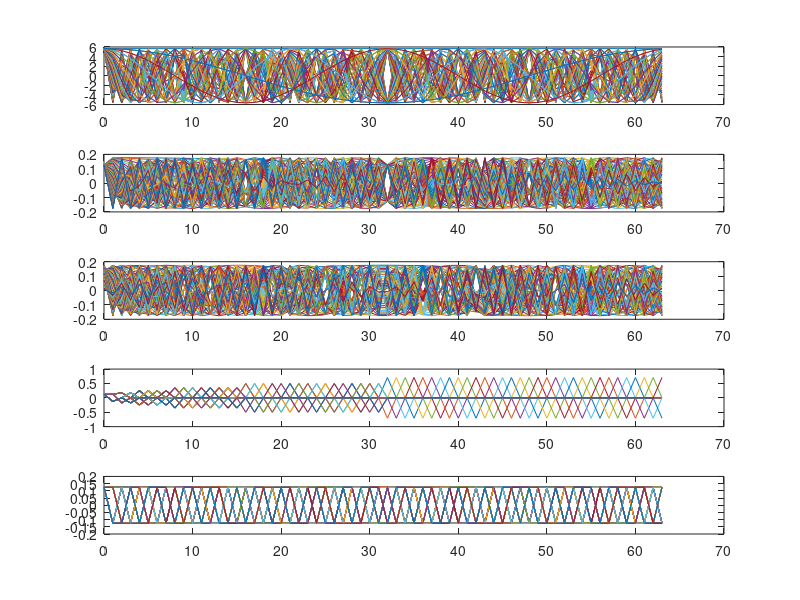
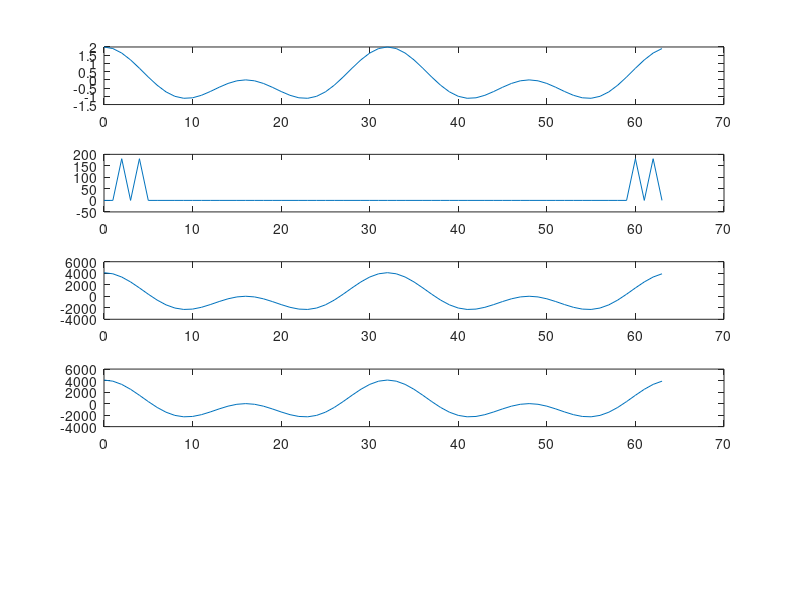
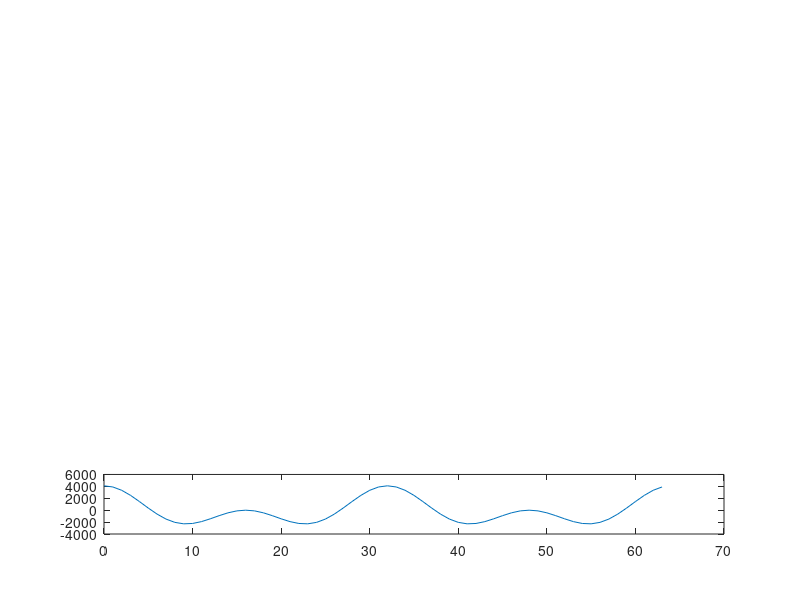

The MATLAB source for these figures, in order:
N=64;
n=0:1:N-1;
NN=2*N;

f=1/sqrt(2/N);
c=[sqrt(1/N) sqrt(2/N)*ones(1,N-1)];
s=sqrt(2/(N+1));
for (k=0:N-1)
   bf(k+1, n+1) = f * cos(2*pi/N*k*n);
   bc(k+1, n+1) = c(k+1) * cos(pi*k*(2*n+1)/NN);
   bs(k+1, n+1) = s * sin(pi*(k+1)*(n+1)/(N+1));
endfor;

figure(1);

subplot(5, 1, 1);
plot(n,bf);
subplot(5, 1, 2)
plot(n,bc);
subplot(5, 1, 3);
plot(n,bs);

m=log2(N);
c=sqrt(1/N);
for (k=0:N-1)
   kk=k;
   for (i=0:m-1)
      ki(i+1)=rem(kk,2);
      kk=floor(kk/2);
   endfor;
   for (l=0:N-1)
      nn=l;
      for (i=0:m-1)
         ni(i+1)=rem(nn,2);
         nn=floor(nn/2);
      endfor;
      bHD(k+1,l+1) = c * (-1)^sum(ki .* ni);
   endfor;
endfor;

subplot(5, 1, 5);
plot(n,bHD);

c=sqrt(1/N);
#bHR=[c, c*ones(1,N-1)];
#printf("sqrt N:%d %f", N, sqrt(1/N));
bHR(1,1:N)=c*ones(1,N);
for (k=1:N-1)
   p=0;
   while (k+1 > 2^p)
      p=p+1;
   endwhile;
   p=p-1;
   q=k-2^p+1;
   for (l=0:N-1)
      x=l/N;
      if (((q-1)/2^p <= x) && (x < (q-1/2)/2^p))
         bHR(k+1, l+1) = c*2^(p/2);
      elseif (((q-1/2)/2^p <= x) && (x < q/2^p))
         bHR(k+1, l+1) = -c*2^(p/2);
      else
         bHR(k+1, l+1) = 0;
      endif;
   endfor;
endfor;

subplot(5, 1, 4);
plot(n,bHR);


for (k=1:N)
   Tf(k,1:N)=bf(k,1:N);
   Tc(k,1:N)=bc(k,1:N);
   Ts(k,1:N)=bs(k,1:N);
   THD(k,1:N)=bHD(k,1:N);
   THR(k,1:N)=bHR(k,1:N);
endfor;

#T=THR;
#I=T * T';
#for (i=1:N)
#   for (j=1:N)
#      printf("%.2f ", I(i, j));
#   endfor
#   printf("\n");
#endfor

#for (i=1:N)
#   printf("%.2f ", T(3, i) * T(4, i));
#endfor

kk=5;
fi=0;
n=0:N-1;
x1=cos((2*pi/N)*kk*n + fi);
x2=cos(pi*kk*(2*n+1)/NN + fi);
x3=sin(pi*(kk+1)*(n+1)/(N+1) + fi);
x4=cos((2*pi/N)*2*n + fi) + cos((2*pi/N)*4*n + fi);
x5=[ones(1,N/2) zeros(1,N/2)];
x6=[-ones(1,N/4) ones(1,N/2) -ones(1,N/4)]

x=x4;
T=Tf;
a=T*x';
y=T' * a;
y=y';

figure(2);

subplot(5, 1, 1);
plot(n,x);
subplot(5, 1, 2);
plot(n,real(a));
subplot(5, 1, 3);
plot(n,y);
subplot(5, 1, 4);
plot(n,y-x);

y=zeros(1,N);
for (k=0:N-1)
   a(k+1)=sum(x .* conj(T(k+1,1:N)));
endfor
for (k=0:N-1)
   y=y+a(k+1) * T(k+1,1:N);
endfor

figure(3)

subplot(5, 1, 5);
plot(n,y-x);
